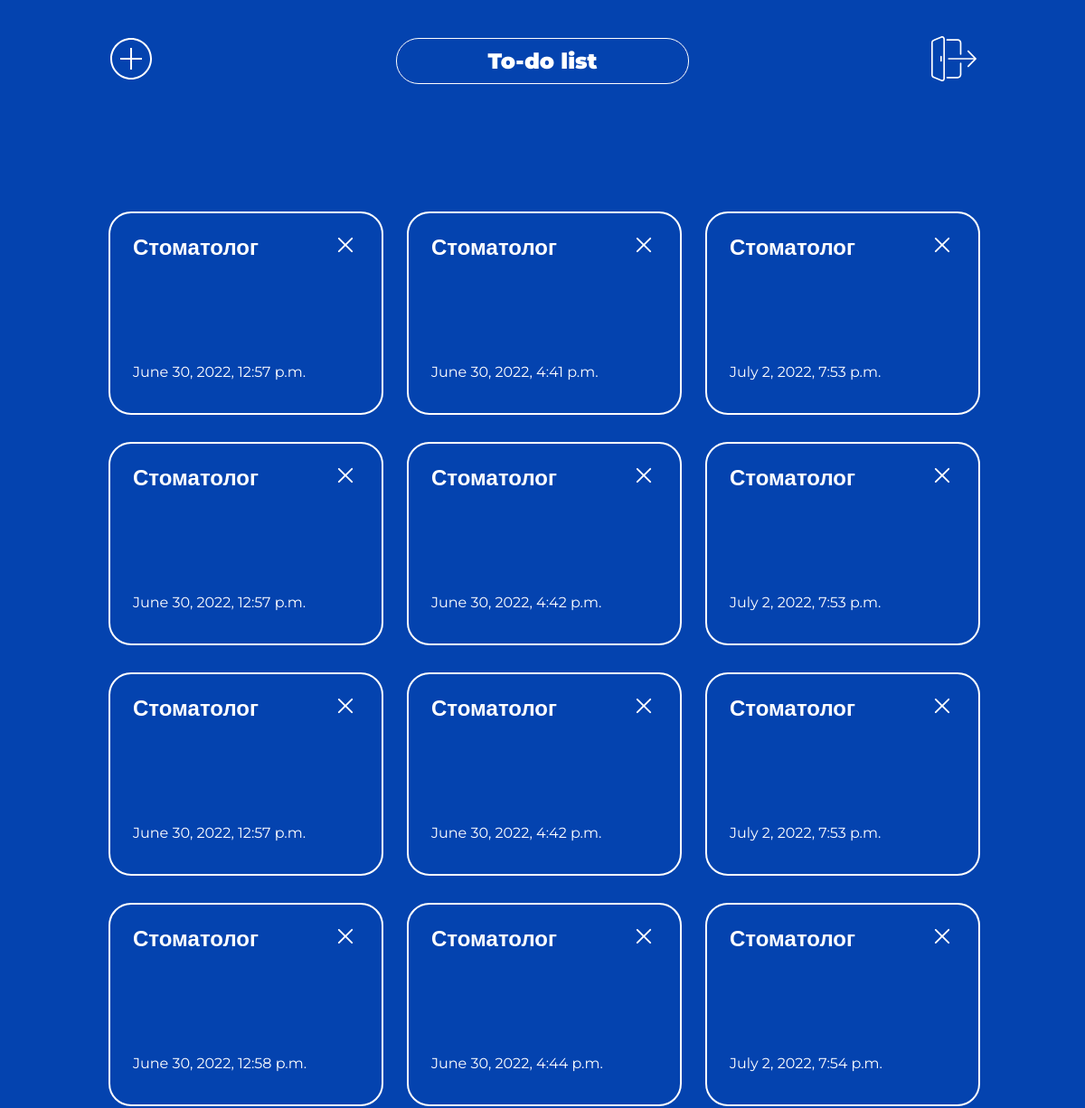
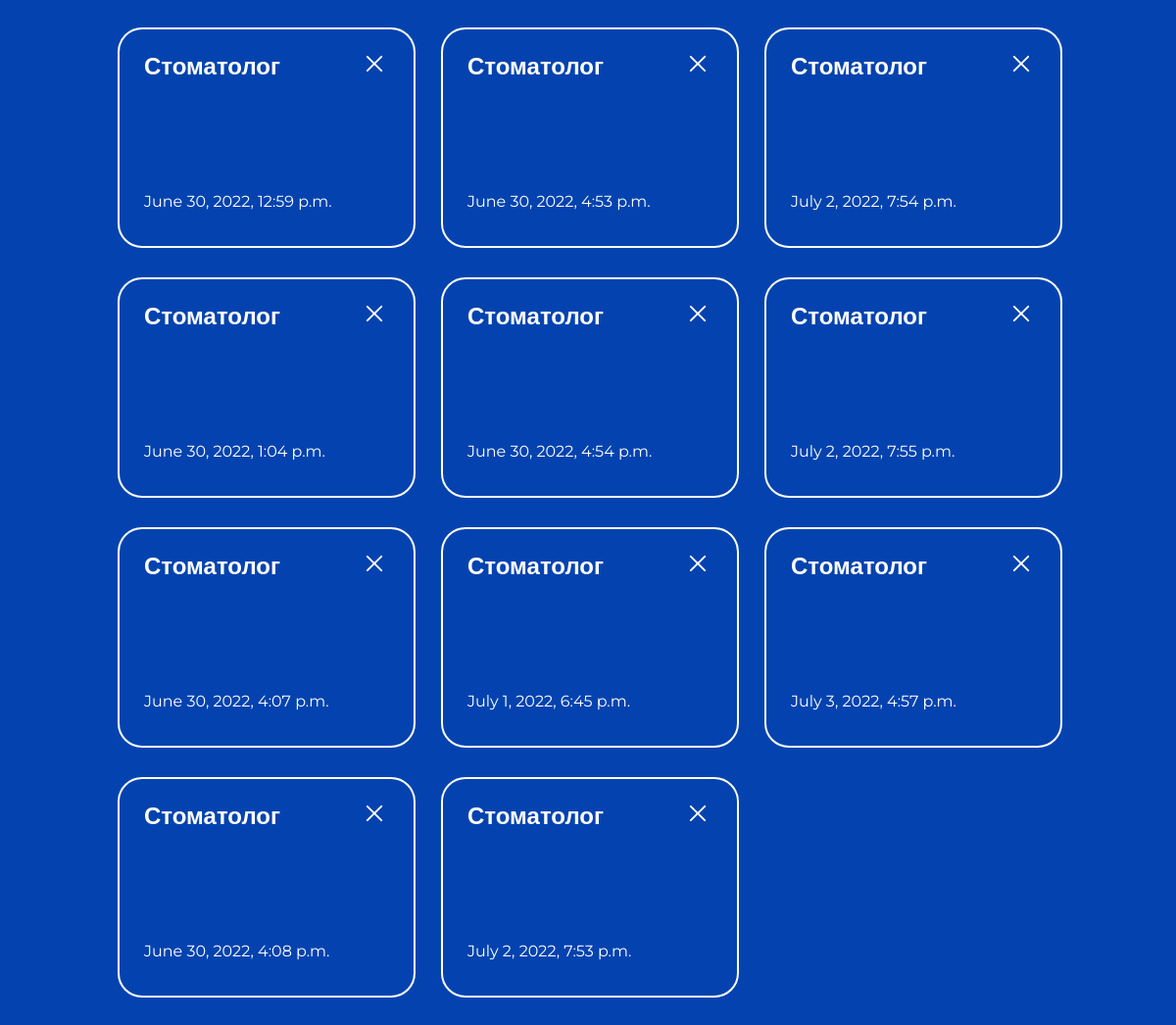
/, run on an earlier commit of the app's database (2 pictures, top to bottom).
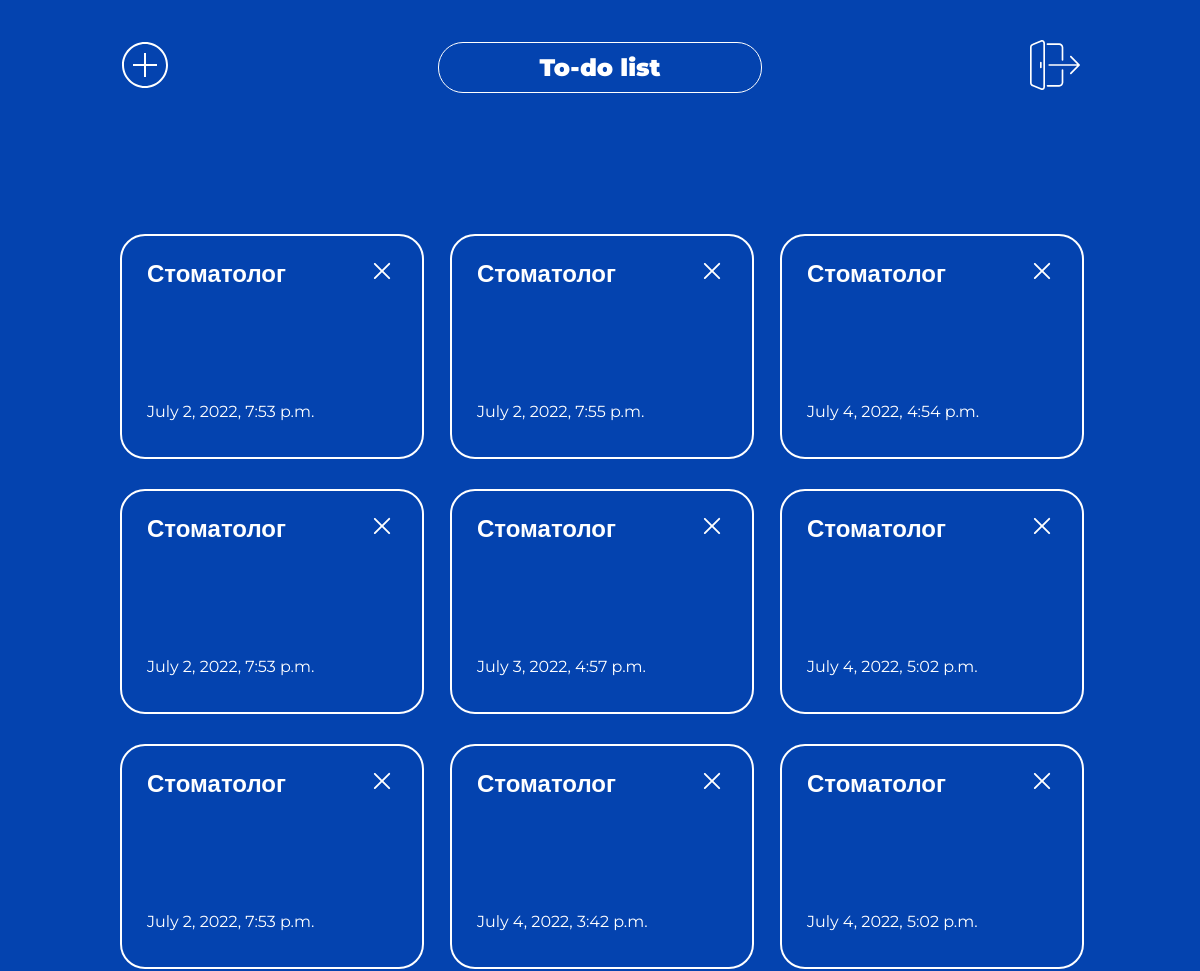
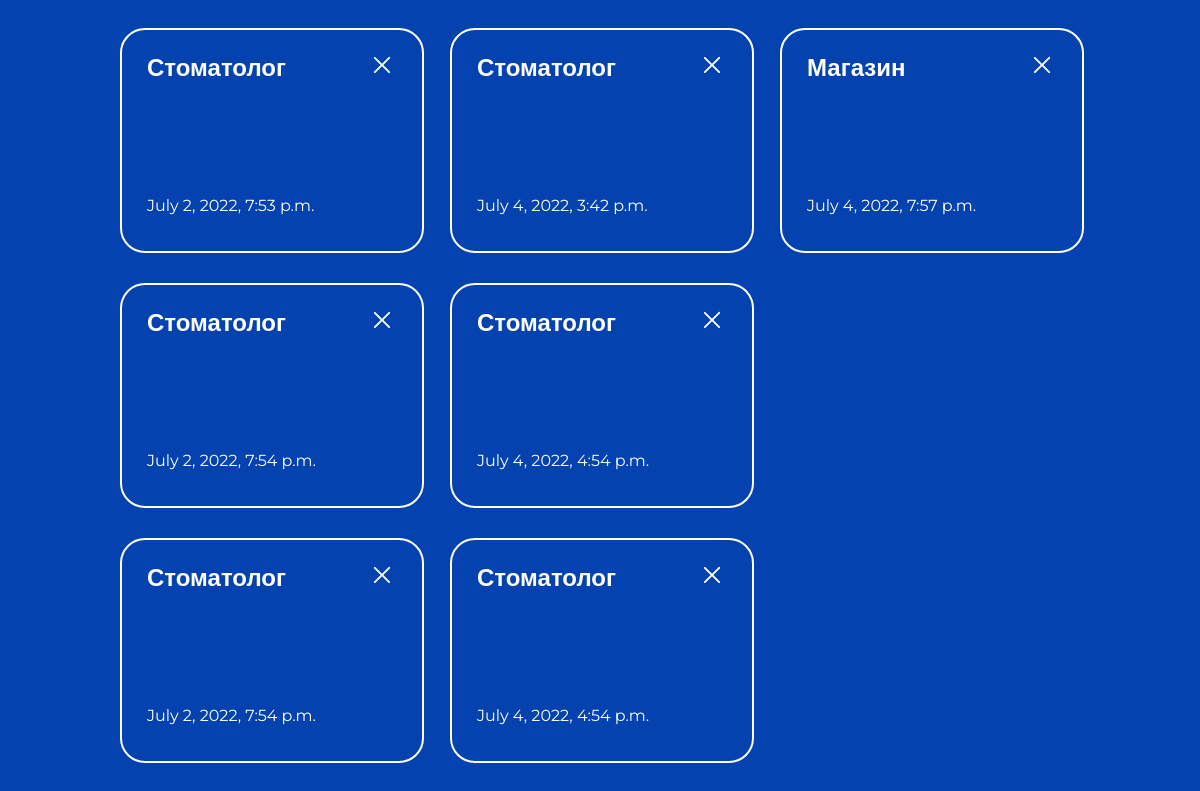
And on a later commit of the database (2 pictures, top to bottom).
### todoapp/models.py (models this page shows)
class Task(models.Model):
    user = models.ForeignKey('User', null=True, on_delete=models.CASCADE, verbose_name='Пользователь', blank=True)
    title = models.CharField(max_length=25, verbose_name='Задание')
    description = models.TextField(blank=True, verbose_name='Описание')
    time_stamp = models.DateTimeField(auto_now_add=True, verbose_name='Дата создания')
    is_finished = models.BooleanField(default=False, verbose_name='Выполнено')
    class Meta:
        verbose_name = 'Задание'
        verbose_name_plural = 'Задания'

### todoapp/views.py (the view)
# urls.py: path('', TasksListView.as_view(), name='tasks'),
class TasksListView(ListView):
    model = Task
    context_object_name = 'tasks'

### templates/todoapp/task_list.html
{% extends 'todoapp/base.html' %}
{% block content %}
{% load static %}
{% if tasks %}
    <div class="task_list">
        {% for task in tasks %}
            <div class="task">
                {% if task.is_finished %}
                    <div class="wrapper_heading">
                        <a href="update/{{task.pk}}/" class="heading" style="text-decoration: line-through; font-weight: 600;">{{task.title}}</a>
                        <a href="/delete/{{task.pk}}">
                            <img src="{% static 'todoapp/images/delete.svg' %}" class="delete_img">
                        </a>
                    </div>
                    <p class="details">Done</p>
                    <p class="time">{{task.time_stamp}}</p>
                {% else %}
                    <div class="wrapper_heading">
                        <a href="update/{{task.pk}}/" class="heading">{{task.title}}</a>
                        <a href="/delete/{{task.pk}}">
                            <img src="{% static 'todoapp/images/delete.svg' %}" class="delete_img">
                        </a>
                    </div>
                    <p class="details">{{task.description}}</p>
                    <p class="time">{{task.time_stamp}}</p>
                {% endif %}
            </div>
        {% endfor %}
    </div>
{% endif %}
{% endblock %}

What changed in the data, as far as the page shows it:
removed Task: title "Стоматолог", is_finished False (drawn), time_stamp "June 30, 2022, 12:57 p.m."
removed Task: title "Стоматолог", is_finished False (drawn), time_stamp "June 30, 2022, 12:57 p.m."
removed Task: title "Стоматолог", is_finished False (drawn), time_stamp "June 30, 2022, 12:57 p.m."
removed Task: title "Стоматолог", is_finished False (drawn), time_stamp "June 30, 2022, 12:58 p.m."
removed Task: title "Стоматолог", is_finished False (drawn), time_stamp "June 30, 2022, 12:59 p.m."
removed Task: title "Стоматолог", is_finished False (drawn), time_stamp "June 30, 2022, 1:04 p.m."
removed Task: title "Стоматолог", is_finished False (drawn), time_stamp "June 30, 2022, 4:07 p.m."
removed Task: title "Стоматолог", is_finished False (drawn), time_stamp "June 30, 2022, 4:08 p.m."
removed Task: title "Стоматолог", is_finished False (drawn), time_stamp "June 30, 2022, 4:41 p.m."
removed Task: title "Стоматолог", is_finished False (drawn), time_stamp "June 30, 2022, 4:42 p.m."
removed Task: title "Стоматолог", is_finished False (drawn), time_stamp "June 30, 2022, 4:42 p.m."
removed Task: title "Стоматолог", is_finished False (drawn), time_stamp "June 30, 2022, 4:44 p.m."
removed Task: title "Стоматолог", is_finished False (drawn), time_stamp "June 30, 2022, 4:53 p.m."
removed Task: title "Стоматолог", is_finished False (drawn), time_stamp "June 30, 2022, 4:54 p.m."
removed Task: title "Стоматолог", is_finished False (drawn), time_stamp "July 1, 2022, 6:45 p.m."
added Task: title "Стоматолог", is_finished False (drawn), time_stamp "July 4, 2022, 3:42 p.m."
added Task: title "Стоматолог", is_finished False (drawn), time_stamp "July 4, 2022, 3:42 p.m."
added Task: title "Стоматолог", is_finished False (drawn), time_stamp "July 4, 2022, 4:54 p.m."
added Task: title "Стоматолог", is_finished False (drawn), time_stamp "July 4, 2022, 4:54 p.m."
added Task: title "Стоматолог", is_finished False (drawn), time_stamp "July 4, 2022, 4:54 p.m."
added Task: title "Стоматолог", is_finished False (drawn), time_stamp "July 4, 2022, 5:02 p.m."
added Task: title "Стоматолог", is_finished False (drawn), time_stamp "July 4, 2022, 5:02 p.m."
added Task: title "Магазин", is_finished False (drawn), time_stamp "July 4, 2022, 7:57 p.m."
